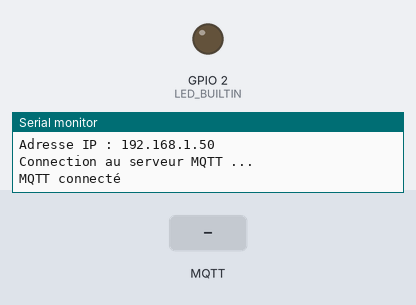
Simulated run of this sketch. Board: ESP32. Shown: output pins drawn as LEDs (lit = HIGH), the last lines printed to the serial monitor. Inputs (shaded band) come from the test bench. WiFi joins after 1.5 s; servers stay silent unless stated; no MQTT or app messages arrive unless stated.

Above: at 2.7 s.
2.8 s: MQTT message "1" arrives on the first subscribed topic
At 12.4 s:
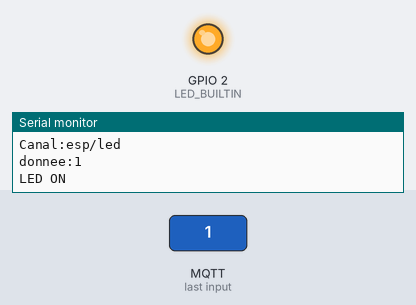
13.0 s: MQTT message "0" arrives on the first subscribed topic
At 22.5 s:
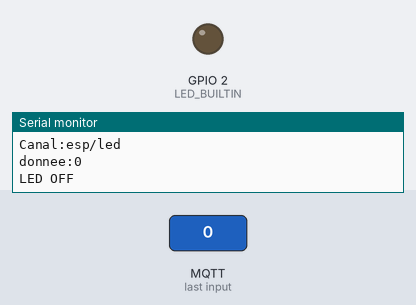
Timing chart, 0 to 24.0 s (numbered marks = the images above; inputs shaded):
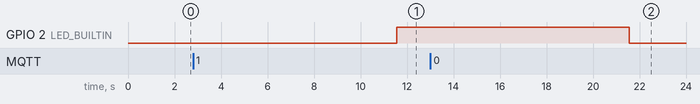

The sketch:

mqtt_subscribe.ino
```cpp
#include <WiFi.h>
#include <PubSubClient.h>

#include <Adafruit_Sensor.h>
#include <DHT.h>

//WIFI
const char* ssid = "SSID";
const char* password = "PASSWORD";

//MQTT
#define MQTT_BROKER       "broker.hivemq.com"
#define MQTT_BROKER_PORT  1883
#define MQTT_USERNAME     ""
#define MQTT_KEY          ""

WiFiClient espClient;
PubSubClient client(espClient);

void setup() {

  Serial.begin(115200);

  pinMode(LED_BUILTIN, OUTPUT);

  setup_wifi();
  setup_mqtt();
}

void loop() {
  reconnect();
  client.loop();

  // SUBSCRIBE

  client.subscribe("esp/led");
  delay(10000);
}

void setup_wifi(){

  WiFi.begin(ssid, password);

  //connexion au wifi
  while (WiFi.status() != WL_CONNECTED) {
    Serial.print(".");
    delay(500);
  }

  Serial.println("");
  Serial.println("WiFi connecté");
  Serial.print("MAC : ");
  Serial.println(WiFi.macAddress());
  Serial.print("Adresse IP : ");
  Serial.println(WiFi.localIP());
}

void setup_mqtt(){
  client.setServer(MQTT_BROKER, MQTT_BROKER_PORT);
  client.setCallback(callback);//Déclaration de la fonction de souscription
  reconnect();
}

void reconnect(){
  while (!client.connected()) {
    Serial.println("Connection au serveur MQTT ...");
    if (client.connect("ESPClient", MQTT_USERNAME, MQTT_KEY)) {
      Serial.println("MQTT connecté");
    }
    else {
      Serial.print("echec, code erreur= ");
      Serial.println(client.state());
      Serial.println("nouvel essai dans 2s");
    delay(2000);
    }
  }
}

//Callback doit être présent pour souscrire a un topic et de prévoir une action
void callback(char* topic, byte *payload, unsigned int length) {
   Serial.println("-------Nouveau message du broker mqtt-----");
   Serial.print("Canal:");
   Serial.println(topic);
   Serial.print("donnee:");
   Serial.write(payload, length);
   Serial.println();

   if ((char)payload[0] == '1') {
     Serial.println("LED ON");
     digitalWrite(LED_BUILTIN, HIGH);
   } else {
     Serial.println("LED OFF");
     digitalWrite(LED_BUILTIN, LOW);
   }
 }
```

Measured:
- after the input at 2.8 s, GPIO 2 (LED_BUILTIN): LOW → HIGH after 8.8 s
- after the input at 13.0 s, GPIO 2 (LED_BUILTIN): HIGH → LOW after 8.6 s
